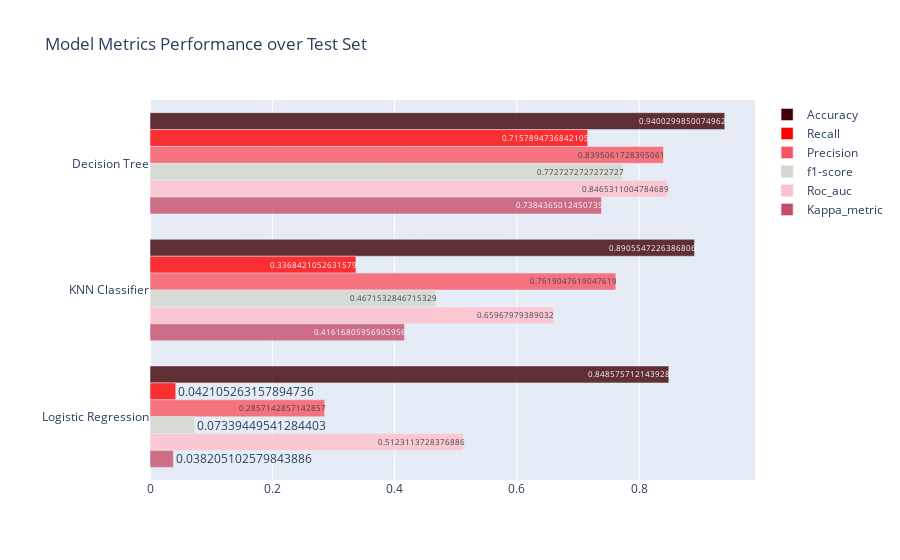

This figure's notebook cell:
### Code cell
# Define colors for each trace
colors = ['#400005', '#FF0000', '#f95462', '#d5d7ce', '#FFC0CB', '#c54f6b']

# Define data for the bar chart
traces = [go.Bar(x=model_performances_test[column],
                 y=model_performances_test.Model,
                 orientation='h',
                 marker=dict(color=colors[i], opacity=0.8),
                 name=column,
                 text=model_performances_test[column],
                 textposition='auto') for i, column in enumerate(['Accuracy', 
                                                                  'Recall', 'Precision', 
                                                                  'f1-score', 'Roc_auc', 'Kappa_metric'])]

# Define layout
layout = go.Layout(
    barmode='group',
    title='Model Metrics Performance over Test Set',
    yaxis=dict(autorange="reversed"),
    margin=dict(l=150),
)

# Create and show the figure
fig = go.Figure(data=traces, layout=layout)
py.iplot(fig)

### Figure 1 — Plotly figure (JSON) as saved in the notebook; plotly's stock layout.template omitted (floating-point values rounded to 4 significant figures)
{"data": [{"marker": {"color": "#400005", "opacity": 0.8}, "name": "Accuracy", "orientation": "h", "text": [0.94, 0.8906, 0.8486], "textposition": "auto", "type": "bar", "x": [0.94, 0.8906, 0.8486], "y": ["Decision Tree", "KNN Classifier", "Logistic Regression"]}, {"marker": {"color": "#FF0000", "opacity": 0.8}, "name": "Recall", "orientation": "h", "text": [0.7158, 0.3368, 0.04211], "textposition": "auto", "type": "bar", "x": [0.7158, 0.3368, 0.04211], "y": ["Decision Tree", "KNN Classifier", "Logistic Regression"]}, {"marker": {"color": "#f95462", "opacity": 0.8}, "name": "Precision", "orientation": "h", "text": [0.8395, 0.7619, 0.2857], "textposition": "auto", "type": "bar", "x": [0.8395, 0.7619, 0.2857], "y": ["Decision Tree", "KNN Classifier", "Logistic Regression"]}, {"marker": {"color": "#d5d7ce", "opacity": 0.8}, "name": "f1-score", "orientation": "h", "text": [0.7727, 0.4672, 0.07339], "textposition": "auto", "type": "bar", "x": [0.7727, 0.4672, 0.07339], "y": ["Decision Tree", "KNN Classifier", "Logistic Regression"]}, {"marker": {"color": "#FFC0CB", "opacity": 0.8}, "name": "Roc_auc", "orientation": "h", "text": [0.8465, 0.6597, 0.5123], "textposition": "auto", "type": "bar", "x": [0.8465, 0.6597, 0.5123], "y": ["Decision Tree", "KNN Classifier", "Logistic Regression"]}, {"marker": {"color": "#c54f6b", "opacity": 0.8}, "name": "Kappa_metric", "orientation": "h", "text": [0.7384, 0.4162, 0.03821], "textposition": "auto", "type": "bar", "x": [0.7384, 0.4162, 0.03821], "y": ["Decision Tree", "KNN Classifier", "Logistic Regression"]}], "layout": {"barmode": "group", "margin": {"l": 150}, "title": {"text": "Model Metrics Performance over Test Set"}, "yaxis": {"autorange": "reversed"}}}
